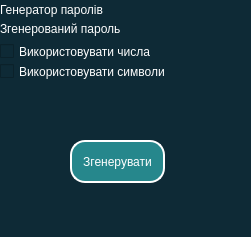
<?xml version="1.0" encoding="UTF-8"?>
<ui version="4.0">
 <class>MainWindow</class>
 <widget class="QMainWindow" name="MainWindow">
  <property name="geometry">
   <rect>
    <x>0</x>
    <y>0</y>
    <width>251</width>
    <height>237</height>
   </rect>
  </property>
  <property name="font">
   <font>
    <pointsize>12</pointsize>
   </font>
  </property>
  <property name="windowTitle">
   <string>Генератор паролів</string>
  </property>
  <property name="styleSheet">
   <string notr="true">background-color:#0e2a36;</string>
  </property>
  <widget class="QWidget" name="centralwidget">
   <widget class="QLabel" name="label">
    <property name="geometry">
     <rect>
      <x>0</x>
      <y>0</y>
      <width>137</width>
      <height>19</height>
     </rect>
    </property>
    <property name="styleSheet">
     <string notr="true">color:white;</string>
    </property>
    <property name="text">
     <string>Генератор паролів</string>
    </property>
   </widget>
   <widget class="QLabel" name="password_label">
    <property name="geometry">
     <rect>
      <x>0</x>
      <y>20</y>
      <width>159</width>
      <height>19</height>
     </rect>
    </property>
    <property name="styleSheet">
     <string notr="true">color:white;</string>
    </property>
    <property name="text">
     <string>Згенерований пароль</string>
    </property>
    <property name="textInteractionFlags">
     <set>Qt::LinksAccessibleByMouse|Qt::TextSelectableByMouse</set>
    </property>
   </widget>
   <widget class="QCheckBox" name="numbers_chek">
    <property name="geometry">
     <rect>
      <x>0</x>
      <y>40</y>
      <width>196</width>
      <height>23</height>
     </rect>
    </property>
    <property name="styleSheet">
     <string notr="true">color:white;
</string>
    </property>
    <property name="text">
     <string>Використовувати числа</string>
    </property>
   </widget>
   <widget class="QCheckBox" name="symbol_chek">
    <property name="geometry">
     <rect>
      <x>0</x>
      <y>60</y>
      <width>215</width>
      <height>23</height>
     </rect>
    </property>
    <property name="styleSheet">
     <string notr="true">color:white;</string>
    </property>
    <property name="text">
     <string>Використовувати символи</string>
    </property>
   </widget>
   <widget class="QPushButton" name="generate_btn">
    <property name="geometry">
     <rect>
      <x>70</x>
      <y>140</y>
      <width>95</width>
      <height>43</height>
     </rect>
    </property>
    <property name="styleSheet">
     <string notr="true">background-color: #26878c;
color:white;
border: 2px solid white;
border-radius: 15px</string>
    </property>
    <property name="text">
     <string>Згенерувати</string>
    </property>
   </widget>
  </widget>
  <widget class="QMenuBar" name="menubar">
   <property name="geometry">
    <rect>
     <x>0</x>
     <y>0</y>
     <width>251</width>
     <height>21</height>
    </rect>
   </property>
  </widget>
  <widget class="QStatusBar" name="statusbar"/>
 </widget>
 <resources/>
 <connections/>
</ui>
